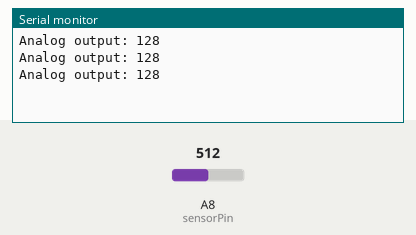
Recording of a sketch running on a simulated Arduino Mega 2560, built with avr-gcc and run on an emulated ATmega2560. Parts: the last lines printed to the serial monitor. Inputs (shaded band) come from the test bench; at power-on: A8 (sensorPin) = 512.

Above: at 1.3 s.
1.4 s: A8 (sensorPin) set to 716
At 1.9 s:
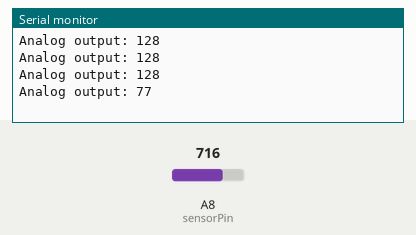
2.9 s: A8 (sensorPin) set to 900
At 3.4 s:
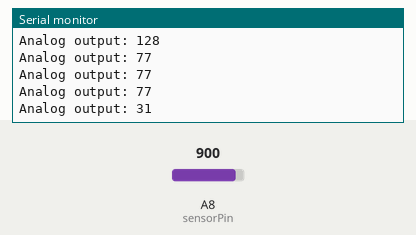
Timing chart, 0 to 5.9 s (numbered marks = the images above; inputs shaded):
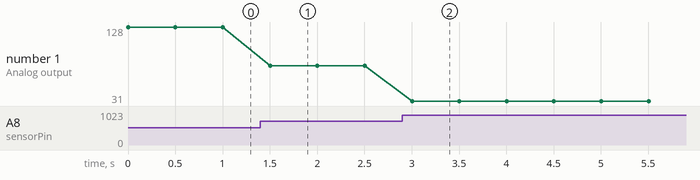

Measured:
- after the input at 1.4 s, the serial monitor: prints a new line after 0.10 s (image 1)
- after the input at 2.9 s, the serial monitor: prints a new line after 0.10 s (image 2)
- plotted number 1: 128 → 77 after the input at 1.4 s, 77 → 31 after the input at 2.9 s

The sketch:

RainSensor.ino
```cpp
#define sensorPin A8

int readSensor() {
  int sensorValue = analogRead(sensorPin);  // Read the analog value from sensor
  int outputValue = map(sensorValue, 0, 1023, 255, 0); // map the 10-bit data to 8-bit data
  return outputValue;             // Return analog moisture value
}
void setup() {
	Serial.begin(9600);

}

void loop() {
	Serial.print("Analog output: ");
  Serial.println(readSensor());
  delay(500);
}
```
